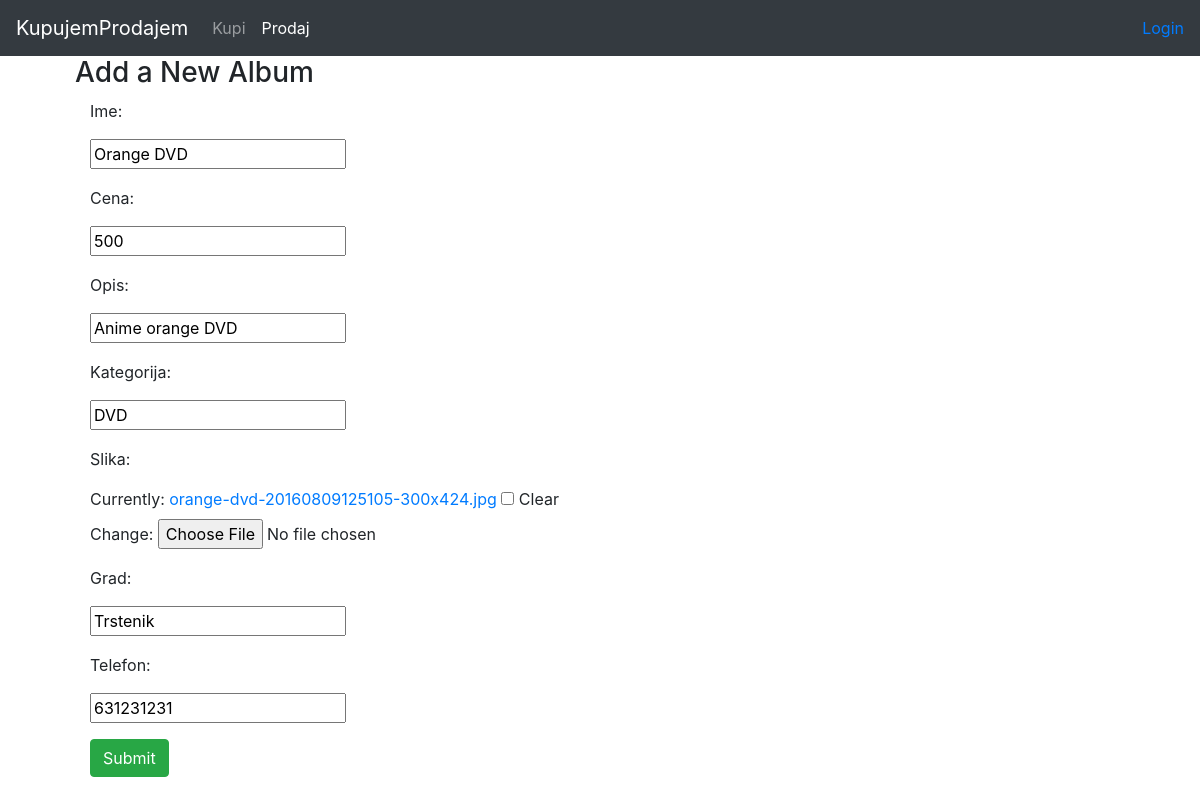
The page /stvar/izmeni_stvar/6 on the database its author committed.
### stvar/models.py (models this page shows, shortened)
class Stvar(models.Model):
    ime = models.CharField(max_length=250)
    cena = models.PositiveIntegerField()
    opis = models.CharField(max_length=5000)
    kategorija = models.CharField(max_length=50)
    slika = models.FileField(blank=True)
    grad = models.CharField(max_length=30)
    telefon = models.PositiveIntegerField()
    korisnik = models.ForeignKey(User, on_delete=models.CASCADE)

### stvar/views.py (the view, shortened to what this page needs)
# urls.py: path('izmeni_stvar/<int:id>', views.izmeniStvar, name='izmeni_stvar'),
def izmeniStvar(request, id):
    strana=False
    if request.method == "GET":
        stvar = Stvar.objects.get(pk=id)
        form = StvarForm(initial={"ime":stvar.ime, "kategorija":stvar.kategorija,
                                  "cena":stvar.cena, "slika":stvar.slika, "opis":stvar.opis,
                                  "grad":stvar.grad, "telefon":stvar.telefon})
        '''
        form["ime"] = stvar.ime
        form["kategorija"] = stvar.kategorija
        form["cena"] = stvar.cena
        form["slika"] = stvar.slika
        form["opis"] = stvar.opis
        form["grad"] = stvar.grad
        form["telefon"] = stvar.telefon'''
        return render(request, 'stvar/create_stvar.html', {"form":form, "strana":strana})

### stvar/forms.py
class StvarForm(forms.ModelForm):
    class Meta:
        model = Stvar
        fields = ["ime", "cena", "opis", "kategorija", "slika", "grad", "telefon"]

### stvar/templates/stvar/create_stvar.html (shortened to what this page needs)
{% extends "stvar/base.html" %}
{% block content %}
<div class="container-fluid">
        <div class="col-sm-12 col-md-7">
            <div class="panel panel-default">
                <div class="panel-body">
                    <h3>Add a New Album</h3>
                    <form class="form-horizontal" role="form" action="" method="post" enctype="multipart/form-data">
                        {% include 'stvar/form_template.html' %}
                        <div class="form-group">
                            <div class="col-sm-offset-2 col-sm-10">
                                <button type="submit" class="btn btn-success">Submit</button>
                            </div>
                        </div>
                    </form>
                </div>
            </div>
        </div>
</div>
{% endblock content %}

### stvar/templates/stvar/form_template.html (shortened to what this page needs)
{% for field in form %}
    <div class="form-group">
        <div class="col-sm-offset-2 col-sm-10">
        </div>
        <label class="control-label col-sm-2">{{ field.label_tag }}</label>
        <div class="col-sm-10">{{ field }}</div>
    </div>
{% endfor %}

### rows shown on the page
Stvar: form "Orange DVD" "500" "Anime orange DVD" "DVD" "Trstenik" "631231231"

### other values the page prints
{{ field.label_tag }} "Ime:" "Cena:" "Opis:" "Kategorija:" "Slika:" "Grad:" "Telefon:"
